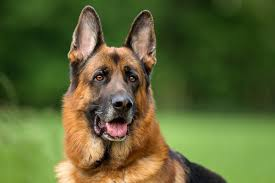
#> input picture dog.jpg, 275 x 183 px
$ python colortosketch.py
#> lines starting #> are read from the running program, lines starting #| are printed output that depends on the picture
import cv2

# reading the image
img = cv2.imread('dog.jpg', 1)
#> img is the input picture: shape (183, 275, 3); mean B, G, R 52.7, 101.9, 92.8
# converting the image to grayscale
img_gray = cv2.cvtColor(img, cv2.COLOR_BGR2GRAY)
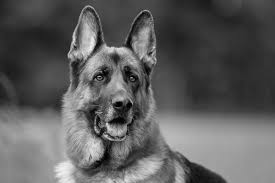
#> img_gray: shape (183, 275); min 0, max 242, mean 93.6
# inverting the image
img_invert = cv2.bitwise_not(img_gray)
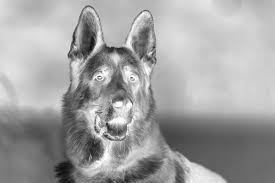
#> img_invert: shape (183, 275); min 13, max 255, mean 161.4
# bluring or smoothing the inverted image with the kernel size (10,10)
img_blur = cv2.blur(img_invert, (10, 10))
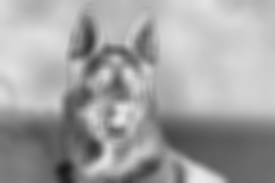
#> img_blur: shape (183, 275); min 26, max 232, mean 161.6

"""The Dodge blend function divides the bottom layer by the inverted top layer. This lightens the bottom layer depending on the value of the top layer. We have the blurred image, which highlights the boldest edges."""
def dodgeV2(image, mask):
    return cv2.divide(image, 255 - mask, scale=256)
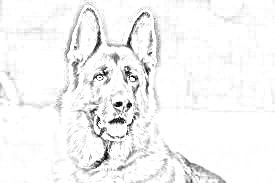
#> returned value: shape (183, 275); min 0, max 255, mean 244


final_img = dodgeV2(img_gray, img_blur)

# displaying the sketch image
cv2.imshow('image', final_img)
k = cv2.waitKey(0)
#> (key Esc is pressed here)
if k == 27:
    cv2.destroyAllWindows()
elif k == ord('s'):
    cv2.imwrite('viratsketch.png', final_img)
    cv2.destroyAllWindows()
